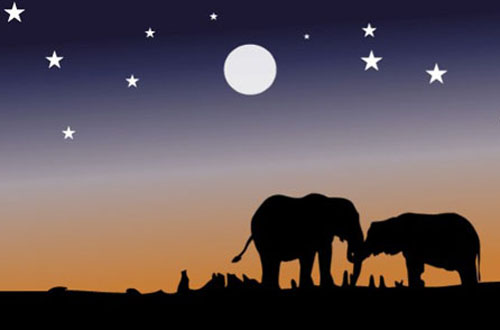
#> input picture project3 image segmentation using kmeans/elephant.jpg, 500 x 330 px
$ jupyter execute 'dominant color extraction for image segmentation.ipynb'
#> lines starting #> are read from the running program, lines starting #| are printed output that depends on the picture
[cell 1]
import cv2
import matplotlib.pyplot as plt
import numpy as np

[cell 2]
im=cv2.imread('elephant.jpg')# it read image in bgr format but matplot displays image in rgb format
#> im is the input picture: shape (330, 500, 3); mean B, G, R 85.4, 81.1, 93.9

#will change the pixels accordingly i.e. converting color
im=cv2.cvtColor(im,cv2.COLOR_BGR2RGB)

[cell 3]
print(im.shape)
#| (330, 500, 3)
#330 px X 500 px with 3 as the depth

[cell 4]
plt.imshow(im)
plt.show()

[cell 5]
#flatteing of each channel of image or reshape the image into linear array
#channel basically means R,B and G

[cell 6]
all_pixels=im.reshape((im.shape[0]*im.shape[1],3))#3 means creating 3 linear arrays  because of 3 channels.(i.e. one channel or linear array for R, 2nd channel for G and 3rd linear array for B.)
print(all_pixels.shape)
#| (165000, 3)

[cell 7]
#k-means

from sklearn.cluster import KMeans

[cell 8]
#specify the number of dominant colors that you want to have for your image.
dominant_colors=4
km=KMeans(n_clusters=dominant_colors)
km.fit(all_pixels)

[cell 9]
centers=km.cluster_centers_
#These are the RGB values that our algorithm has find out for 4 dominant colors

[cell 10]
#converting cluster centers RGB values to integers.
centers=np.array(centers,dtype='uint8')#beacuse we want numbers between 0-255 which can be represented using 8 bit integers.

[cell 11]
print(centers)

[cell 12]
#plotting these colors
i=1

plt.figure(0,figsize=(4,2))

colors=[]

for each_color in centers:
    plt.subplot(1,4,i)
    plt.axis("off")
    i+=1

    colors.append(each_color)

    #color swatch
    a=np.zeros((100,100,3),dtype='uint8')
    a[:,:,:]=each_color

    plt.imshow(a)

plt.show()
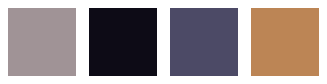
#> figure drawn by matplotlib, 4 panels

[cell 13]
#segmenting our original image

[cell 14]
#we will try to map every pixel with some value

[cell 15]
new_img=np.zeros((im.shape[0]*im.shape[1],3),dtype="uint8")

[cell 16]
print(new_img.shape)
#| (165000, 3)
#km.labels_?
print(km.labels_)
print(colors)#colo->r0,1,2,3

[cell 17]
for i in range(new_img.shape[0]):
    #finding mapped color(using labels_ which was given by k means clustering.)
    new_img[i]= colors[km.labels_[i]]

    #reshaping new_img into original image.
    #original shape is im.shape

new_img=new_img.reshape((im.shape))

plt.title("segmented image")
plt.imshow(new_img)
plt.show()
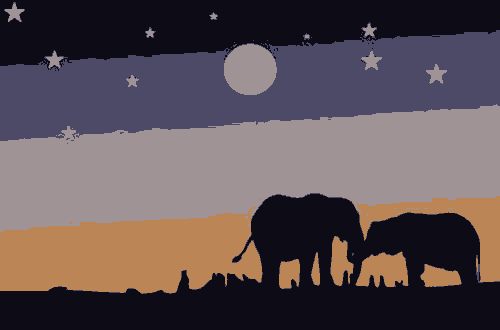
#> shown: shape (330, 500, 3); mean R, G, B 93.5, 80.8, 84.8
plt.title("original image")
plt.imshow(im)
plt.show()

[cell 18]
#extracting the elephant

[cell 19]
#extracting the black color
new_img_elephant=np.zeros((im.shape[0]*im.shape[1],3),dtype="uint8")


for i in range(new_img_elephant.shape[0]):
    #finding mapped color(using labels_ which was given by k means clustering.)
    if(km.labels_[i]!=1):
        new_img_elephant[i]= colors[km.labels_[0]]
    else:
        new_img_elephant[i]= colors[km.labels_[i]]

    #reshaping new_img into original image.
    #original shape is im.shape

new_img_elephant=new_img_elephant.reshape((im.shape))

plt.title("segmented image of elephants")
plt.imshow(new_img_elephant)
plt.show()
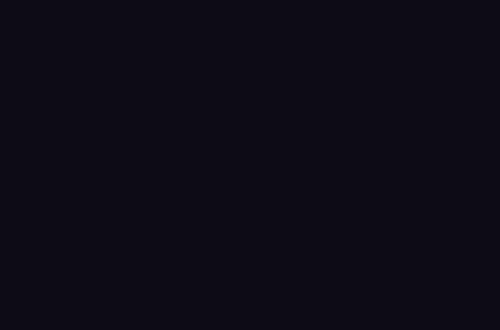
#> shown: shape (330, 500, 3); mean R, G, B 13, 11, 22
plt.title("original image")
plt.imshow(im)
plt.show()
